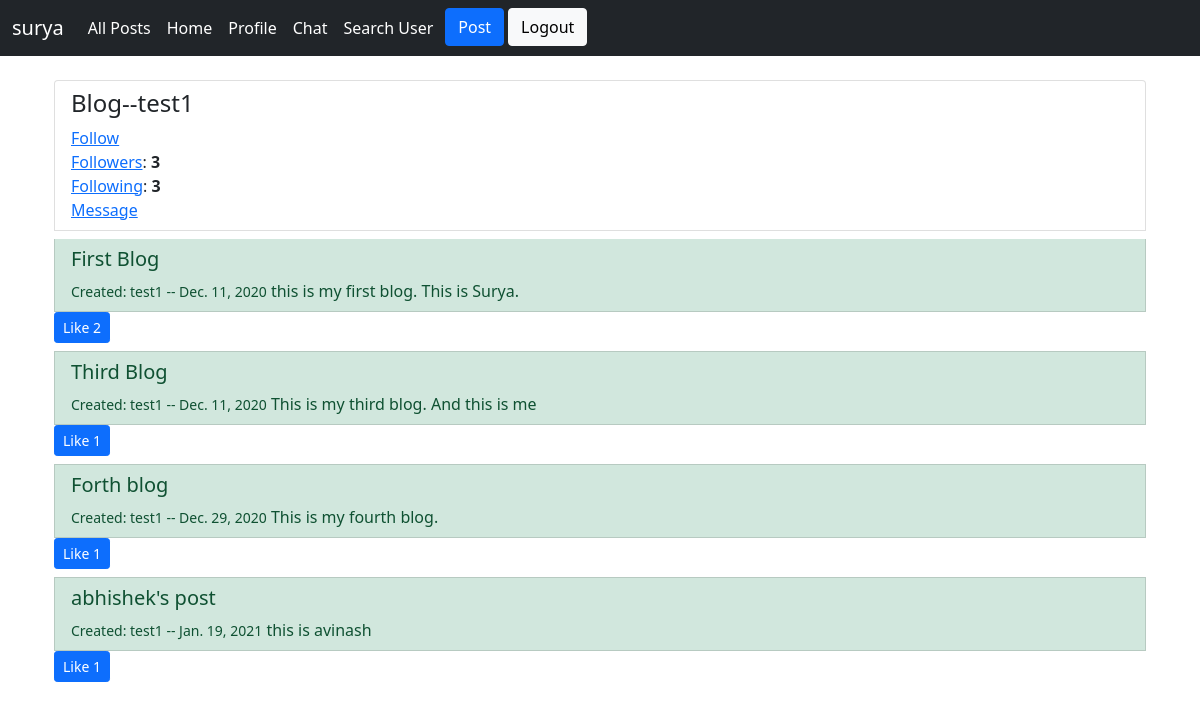
The page /blog/profile/test1 (signed in) on the database its author committed.
### blog/models.py (models this page shows, shortened)
class Post(models.Model):
    author=models.ForeignKey(User,on_delete=models.CASCADE)
    title=models.CharField(max_length=50)
    description=models.TextField(max_length=300)
    date=models.DateField(auto_now_add=True)
    like=models.ManyToManyField(User,related_name='blog_posts')

### blog/views.py (the view)
# urls.py: path('profile/<str:username>',views.userProfile, name='userProfile'),
def userProfile(request,username):
    user=User.objects.filter(username=username)
    mainUser=request.user
    posts=Post.objects.filter(author=user[0])
    flwng=Following.objects.filter(user=mainUser,following=user[0])
    is_following= True if flwng else False
    flag=True if str(request.user) == str(username) else False
    follow1,create = Following.objects.get_or_create(user=user[0])
    follow2,create = Follower.objects.get_or_create(user=user[0])
    following_name=follow1.following.all()
    follower_name=follow2.followers.all()
    following_count=follow1.following.count()
    follower_count=follow2.followers.count()
    data={'posts':posts,
          'username':username,
          'is_following':is_following,
          'flag':flag,
          'following_count':following_count,
          'follower_count':follower_count
          }
    print('username:',username,'user: ', mainUser,'flag: ',flag)
    return render(request,'blog/profile.html',data)

### blog/templates/blog/profile.html (shortened to what this page needs)
{% extends 'blog/base.html' %}
{% block body %}
        <div class="container my-4">
            <ul class="list-group">
                <li class="list-group-item">
                    <h4>Blog--{{username}}</h4>
                    <span>
                    {% if is_following and not flag %}
                        <a href="{% url 'follow' username %}">Unfollow</a>
                    {% elif not is_following and not flag %}
                        <a href="{% url 'follow' username %}">Follow</a>
                    {% endif %}
                    </span>
                    <br> <a href="{% url 'follower' username %}">Followers</a>: <b> {{follower_count}}</b>
                    <br> <a href="{% url 'following' username %}">Following</a>: <b> {{following_count}}</b>
                    {% if not flag %}
                        <br> <a href="{% url 'chathome' username %}">Message</a>
                    {% endif %}
                </li>
                {% for post in posts %}
                        <li class="list-group-item list-group-item-success mt-2"><h5>{{ post.title }}</h5><small>Created: {{post.author}} -- {{post.date}}</small>
                                {{post.description}}
                        </li>
                        <span>
                            <a href="{% url 'like' post.id %}" class="btn btn-primary btn-sm">Like {{ post.like.count }}</a>
                        </span>
                {% endfor %}
            </ul>
        </div>
{% endblock body %}

### blog/templates/blog/base.html (shortened to what this page needs)
<!doctype html>
<html lang="en">
  <head>
    <link href="https://cdn.jsdelivr.net/npm/bootstrap@5.0.0-beta1/dist/css/bootstrap.min.css" rel="stylesheet">
  </head>
  <body>
<nav class="navbar navbar-expand-lg navbar-dark bg-dark mb-4">
  <div class="container-fluid">
      {% if request.user %}
        <a class="navbar-brand" href="#">{{request.user}}</a>
      {% else %}
        <a class="navbar-brand" href="{% url 'homeAll' %}">Blog</a>
      {% endif %}
    <div class="collapse navbar-collapse" id="navbarSupportedContent">
      <ul class="navbar-nav me-auto mb-2 mb-lg-0">
        <li class="nav-item">
          <a class="nav-link active" aria-current="page" href="{% url 'homeAll' %}">All Posts</a>
        </li>
        {% if request.user.is_authenticated %}
        <li class="nav-item">
          <a class="nav-link active" aria-current="page" href="{% url 'home' %}">Home</a>
        </li>
        <li class="nav-item">
          <a class="nav-link active" href="{% url 'userProfile' request.user %}">Profile</a>
        </li>
        <li class="nav-item">
          <a class="nav-link active" href="{% url 'recipient' %}">Chat</a>
        </li>
        <li class="nav-item">
          <a class="nav-link active" href="{% url 'searchUser' %}">Search User</a>
        </li>
         <li class="nav-item mx-1">
        <button type="button" class="btn btn-primary " data-bs-toggle="modal" data-bs-target="#PostModal">
          Post
        </button>
        </li>
        <li class="nav-item">
              <a href="{% url 'logout' %}" type="button" class="btn btn-light ">Logout</a>
        </li>
        {% endif %}
      </ul>
    </div>
  </div>
</nav>
<div class="container">
  {% block body %}
{% endblock body %}
</div>
  </body>
</html>

### rows shown on the page
Post: title "First Blog", author "test1", date "Dec. 11, 2020", description "this is my first blog. This is Surya.", like.count "2"
Post: title "Third Blog", author "test1", date "Dec. 11, 2020", description "This is my third blog. And this is me", like.count "1"
Post: title "Forth blog", author "test1", date "Dec. 29, 2020", description "This is my fourth blog.", like.count "1"
Post: title "abhishek's post", author "test1", date "Jan. 19, 2021", description "this is avinash", like.count "1"

### other values the page prints
{{ request.user }} "surya"
{{ username }} "test1"
{{ follower_count }} "3"
{{ following_count }} "3"
